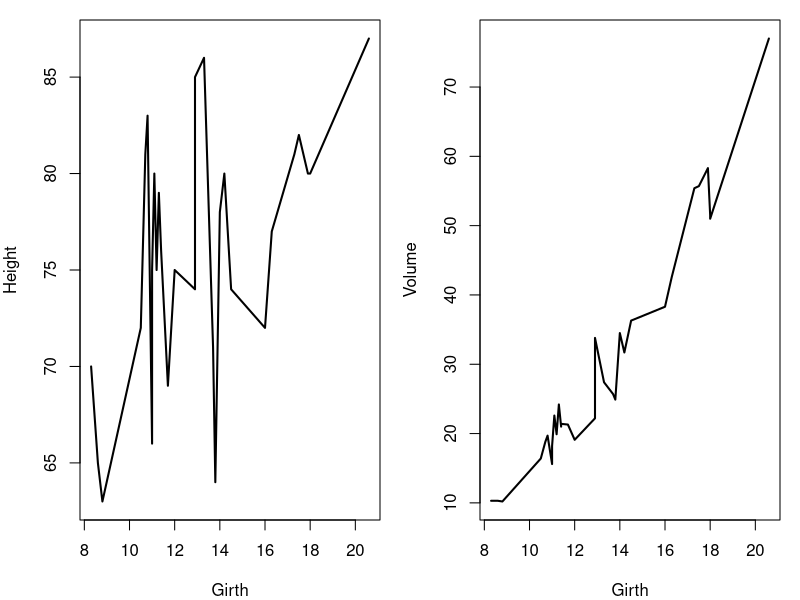

Write R code to recreate this figure. (Note: this script raises an error after producing the figure.)
## ---- chunk 1
# DO NOT TOUCH THIS CODE CHUNK
library(ggplot2)
library(tidyverse)
theme_set(theme_bw())
## ---- chunk 2
trees
trees[1:6,]
## ---- chunk 3
names(trees)
## ---- chunk 4
summary(trees)
## ---- chunk 5
par(mfrow=c(1, 2), mar=c(4,4,1,1))
d1<- data.frame(trees$Girth,trees$Height)
d2<- data.frame(trees$Girth,trees$Volume)
plot(d1,type="l",xlab="Girth", ylab="Height",lwd=2)
plot(d2,type="l",xlab="Girth", ylab="Volume",lwd=2)
## ---- chunk 6
f1<- lm(trees$Height~trees$Girth, data=1)
coef(f1)
f2<- lm(trees$Volume~trees$Girth, data=1)
coef(f2)

par(cex.lab=1.5, cex.axis=1.4, mgp = c(2.4, .5, 0),
    tck=0.02, mar=c(4, 4, .5, .5), lwd=2, las=1)
plot(d1,type="l",xlab="Girth", ylab="Height",lwd=2)
abline(coef(f1), col="red")
to_print1 <- paste("Height = ", round(coef(f1)[1],2)," + Girth*",
                    round(coef(f1)[2],2), sep="")
text(18,65, to_print1)


plot(d2,type="l",xlab="Girth", ylab="Volume",lwd=2)
abline(coef(f2), col="red")
to_print2 <- paste("Volume = ", round(coef(f2)[1],2)," + Girth*",
                    round(coef(f2)[2],2), sep="")
text(12,70, to_print2)





## ---- chunk 7
USArrests
USArrests[1:3,]
## ---- chunk 8
mean(USArrests[,1])
## ---- chunk 9
which.max(USArrests[,2])
USArrests[33,]
## ---- chunk 10
pop80<- subset(USArrests,UrbanPop>= 80)
subset(USArrests,UrbanPop>= 80)
## ---- chunk 11
#12

## ---- chunk 12
pop80[which.min(pop80$Rape),]
## ---- chunk 13
order(pop80$UrbanPop,decreasing = TRUE)
pop80[order(pop80$UrbanPop,decreasing = TRUE),]
## ---- chunk 14
pop80[order(pop80$UrbanPop,decreasing = TRUE),]
pop80[order(pop80$Murder,decreasing = FALSE),]
## ---- chunk 15
hist(USArrests$UrbanPop,xlim = c(0,100),breaks = 5)
abline(v=mean(USArrests$UrbanPop),lty=1,lwd=2,col="red")
## ---- chunk 16

#There is not a linear correlation between the percentage of urban population and the various violent crime rates.
#AS shown in the figure.

dd<- data.frame(x=USArrests$UrbanPop,y=USArrests$Murder+USArrests$Assault+USArrests$Rape)
ff<- lm(data = dd, y~x)

par(cex.lab=1.5, cex.axis=1.4, mgp = c(2.4, .5, 0),
    tck=0.02, mar=c(4, 4, .5, .5), lwd=2, las=1)
plot(dd, pch=16)
abline(coef(ff), col="red")
to_print <- paste("Crime rate = ", round(coef(ff)[1],2)," + Population*",
                    round(coef(ff)[2],2), sep="")
text(45, 200, to_print)
## ---- chunk 17
P<- function(x,A=1876,B=10.71,y0=694.24){
  y1<- A/B*((x/y0)^B-1)
  y1
}


## ---- chunk 18

l<- function(x,u,x0){
  y<- u/(2*pi)/(u^2/4+(x-x0)^2)
  y
}





## ---- chunk 19

r1<- read.table("Data/SWNT_ruby_01.txt")
r2<- read.table("Data/SWNT_ruby_02.txt")
r3<- read.table("Data/SWNT_ruby_03.txt")
r4<- read.table("Data/SWNT_ruby_04.txt")
r5<- read.table("Data/SWNT_ruby_05.txt")

flist<- data.frame(r1,r2,r3,r4,r5)
length(flist)
## ---- chunk 20
x<- flist$V1
y<- flist$V2
plot(x,y)

xmax<- list(x=x[which.max(y)],y=y[which.max(y)])

fun<- function(x,y0,A1,x1,FW1,A2,x2,FW2){
  yy<- y0+A1*l(x,x1,FW1)+A2*l(x,x2,FW2)
  yy
}
fitting<- lm(data=list(x,y),y~fun(x,y0=0.03,A1=3,x1=3160,FW1=10,A2=7,x2=3210,FW2=10))

par(cex.lab=1.5, cex.axis=1.4, mgp = c(2.4, .5, 0),
    tck=0.02, mar=c(4, 4, .5, .5), lwd=2, las=1)
plot(x,y, pch=16, col="blue")
abline(coef(fitting), col="red")











## ---- chunk 21
fitting2<- nls(data=data.frame(x,y),y~fun(x,y0,A1,x1,FW1,A2,x2,FW2),
               start = list(y0=0.03,A1=3,x1=3160,FW1=10,A2=7,x2=3210,FW2=10))











## ---- chunk 22

## ---- chunk 23

## ---- chunk 24

## ---- chunk 25

